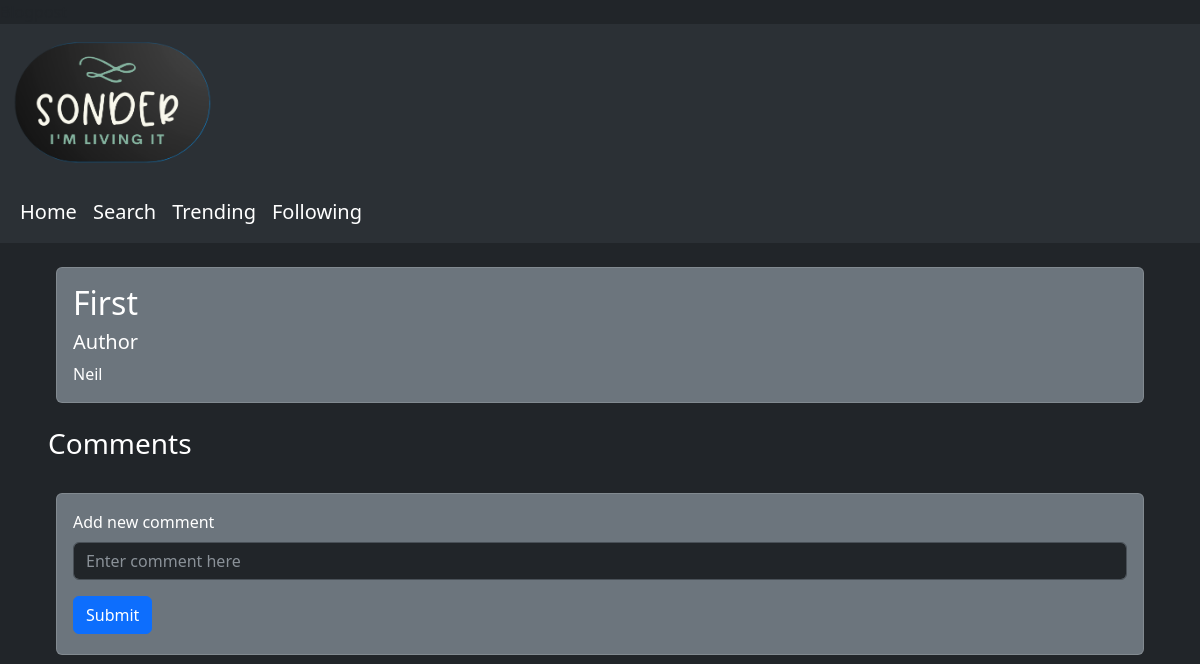
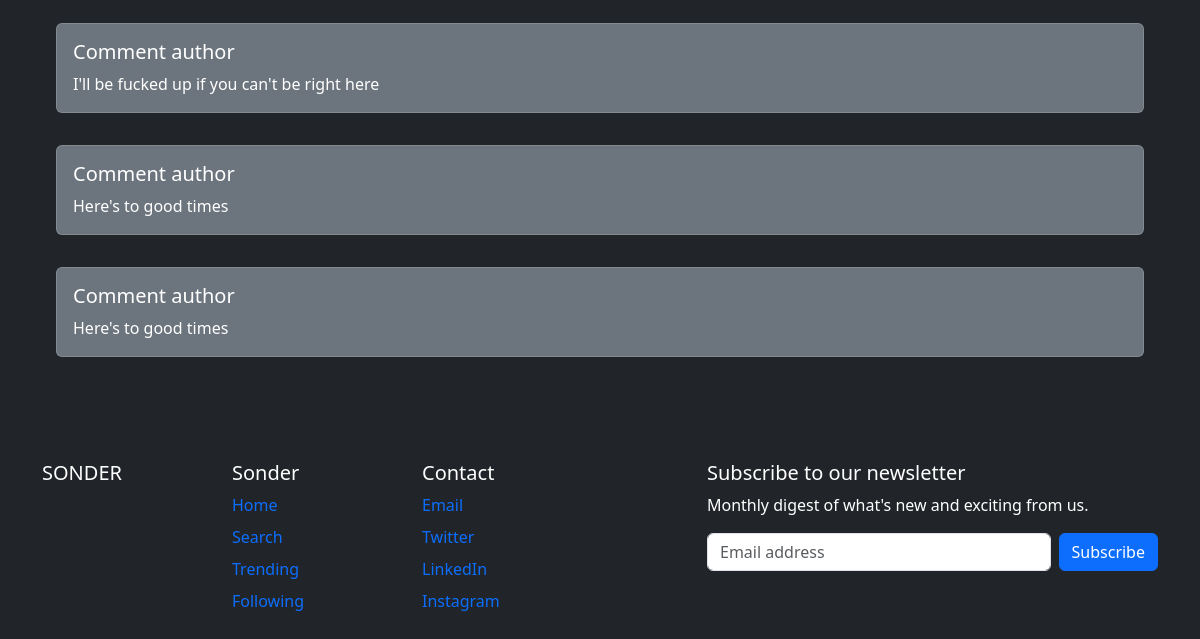
/1, run on an earlier commit of the app's database (2 pictures, top to bottom).
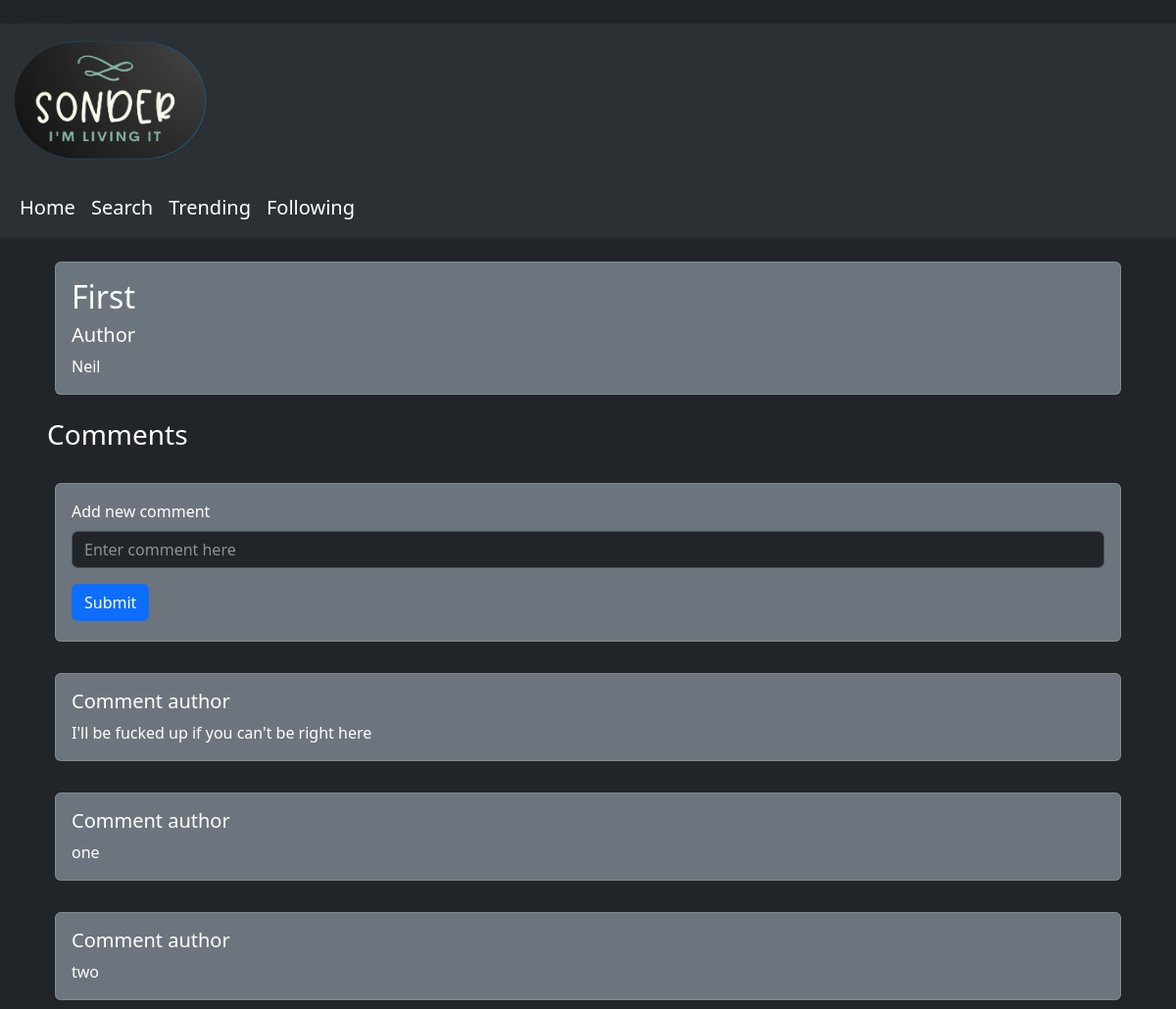
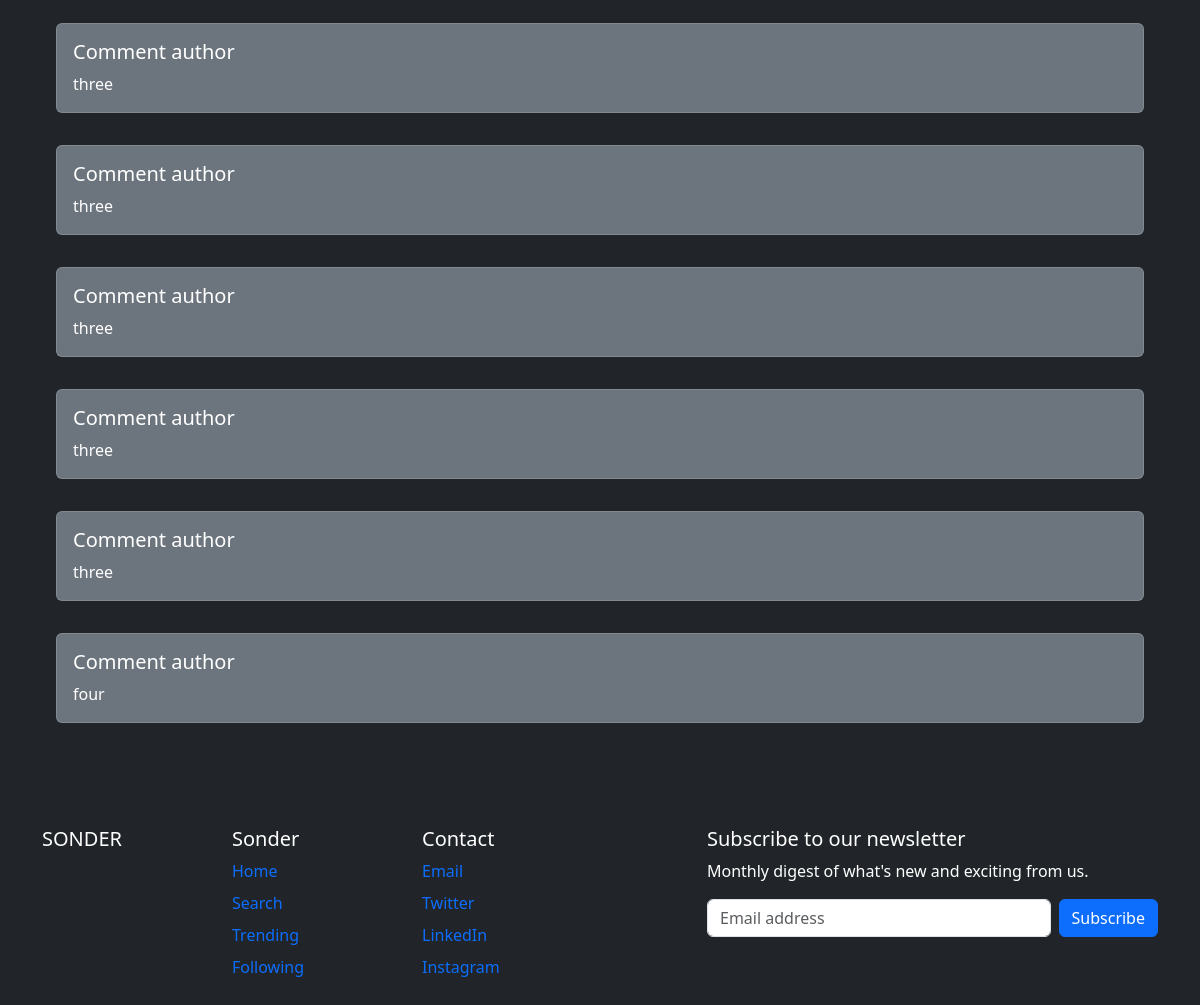
And on a later commit of the database (2 pictures, top to bottom).
### tables this page shows
CREATE TABLE posts (
    id INTEGER PRIMARY KEY AUTOINCREMENT,
    created TIMESTAMP NOT NULL DEFAULT CURRENT_TIMESTAMP,
    title TEXT NOT NULL,
    content TEXT NOT NULL
);

CREATE TABLE comments (
    comment_id INTEGER PRIMARY KEY AUTOINCREMENT,
    created TIMESTAMP NOT NULL DEFAULT CURRENT_TIMESTAMP,
    post_id INTEGER NOT NULL,
    content TEXT NOT NULL
);

### app.py (the view, shortened to what this page needs)
@app.route('/<int:postId>', methods=('GET', 'POST'))
def viewPost(postId):
    post = getPost(postId)
    comments = getComments(postId)
    return render_template('blogpost.html', posts=post, comments=comments)

### app.py (called while the page is built)
def get_db_connection():
    conn = sqlite3.connect('database.db')
    conn.row_factory = sqlite3.Row
    return conn

def getPost(postId):
    conn = get_db_connection()
    post = conn.execute('SELECT * FROM posts WHERE id = ?', (postId,)).fetchone()
    conn.close()
    if post is None:
        abort(404)
    return post

def getComments(postId):
    conn = get_db_connection()
    comments = conn.execute('SELECT * FROM comments WHERE post_id = ?', (postId,)).fetchall()
    conn.close()
    if comments is None:
        return {}
    return comments

### templates/blogpost.html (shortened to what this page needs)
{% extends 'base.html' %}
{% block body %}
      <div class="d-grid gap-3">
        <div class="p-2 bg-dark text-white mx-5 mt-3" data-bs-theme="dark">
            <div class="card bg-secondary text-white" data-bs-theme = "dark">
                <div class="card-body">
                  <h2 class="card-title">{{posts.title}}</h2>
                  <h5> Author </h5>
                  <p class="card-text">{{posts.content}}</p>
                </div>
              </div>
        </div>
        <div><h3 class = "text-white mx-5">Comments</h3></div>
        <div class="p-2 bg-dark text-white mx-5" data-bs-theme="dark">
          <div class="card bg-secondary text-white" data-bs-theme = "dark">
          <div class="card-body">
        <form method="post">
        <div class="mb-3">
          <label for="exampleInputComment1" class="form-label text-white">Add new comment</label>
          <input type="text" class="form-control" id="exampleInputComment1" placeholder="Enter comment here" name="content" value="{{ request.form['content']}}"></input>
        </div>
        <button type="submit" class="btn btn-primary mb-1">Submit</button>
      </form>
    </div>
  </div>
</div>
        {%for comment in comments%}
        <div class="p-2 bg-dark text-white mx-5" data-bs-theme="dark">
            <div class="card bg-secondary text-white" data-bs-theme = "dark">
                <div class="card-body">
                  <h5> Comment author </h5>
                  <p class="card-text">{{comment.content}}</p>
                </div>
              </div>
        </div>
        {% endfor %}
      </div>
{% endblock %}

### templates/base.html (shortened to what this page needs)
<!doctype html>
<html lang="en">
  <head>
    <link href="https://cdn.jsdelivr.net/npm/bootstrap@5.3.0-alpha2/dist/css/bootstrap.min.css" rel="stylesheet">
  </head>
  <body class = bg-dark>
    <nav class="navbar navbar-expand-lg bg-body-tertiary bg-dark" data-bs-theme="dark">
        <div class="container-fluid">
            <a class="navbar-brand" href="index.html">
                <img src="{{ url_for('static', filename='logo.png') }}" width="200" height="130" class="d-inline-block align-text-top" />
            </a>
        </div>
        </nav>
    <nav class="navbar navbar-expand-lg bg-body-tertiary bg-dark sticky-top fs-5"  data-bs-theme="dark">
    <div class="container-fluid">
        <div class="collapse navbar-collapse" id="navbarSupportedContent">
        <ul class="navbar-nav me-auto mb-2 mb-lg-0">
            <li class="nav-item">
            <a class="nav-link active" aria-current="page" href="/">Home</a>
            </li>
            <li class="nav-item">
            <a class="nav-link active" aria-current="page" href="/search">Search</a>
            </li>
            <li class="nav-item">
            <a class="nav-link active" aria-current="page" href="/trending">Trending</a>
            </li>
            <li class="nav-item">
            <a class="nav-link active" aria-current="page" href="#">Following</a>
            </li>
        </ul>
        </div>
    </div>
    </nav>
    {% block body %}
    {% endblock %}
      <div class="container mt-5">
        <footer class="py-5 text-white">
          <div class="row">
            <div class="col-6 col-md-2 mb-3">
              <h5><a href="index.html" class = "nav-link p-0"> SONDER</a></h5>
            </div>
            <div class="col-6 col-md-2 mb-3">
              <h5>Sonder</h5>
              <ul class="nav flex-column">
                <li class="nav-item mb-2"><a href="/" class="nav-link p-0">Home</a></li>
                <li class="nav-item mb-2"><a href="/search" class="nav-link p-0">Search</a></li>
                <li class="nav-item mb-2"><a href="/trending" class="nav-link p-0">Trending</a></li>
                <li class="nav-item mb-2"><a href="#" class="nav-link p-0">Following</a></li>
              </ul>
            </div>
            <div class="col-6 col-md-2 mb-3">
              <h5>Contact</h5>
              <ul class="nav flex-column">
                <li class="nav-item mb-2"><a href="mailto:sonder@gmail.com" class="nav-link p-0">Email</a></li>
                <li class="nav-item mb-2"><a href="https://twitter.com" class="nav-link p-0">Twitter</a></li>
                <li class="nav-item mb-2"><a href="https://linked.com" class="nav-link p-0">LinkedIn</a></li>
                <li class="nav-item mb-2"><a href="https://instagram.com" class="nav-link p-0">Instagram</a></li>
              </ul>
            </div>
            <div class="col-md-5 offset-md-1 mb-3">
              <form>
                <h5>Subscribe to our newsletter</h5>
                <p>Monthly digest of what's new and exciting from us.</p>
                <div class="d-flex flex-column flex-sm-row w-100 gap-2">
                  <input id="newsletter1" type="text" class="form-control" placeholder="Email address">
                  <button class="btn btn-primary" type="button">Subscribe</button>
                </div>
              </form>
            </div>
          </div>
        </footer>
      </div>
  </body>
</html>

What changed in the data, as far as the page shows it:
removed comments: content "Here's to good times"
removed comments: content "Here's to good times"
added comments: content "one"
added comments: content "two"
added comments: content "three"
added comments: content "three"
added comments: content "three"
added comments: content "three"
added comments: content "three"
added comments: content "four"
